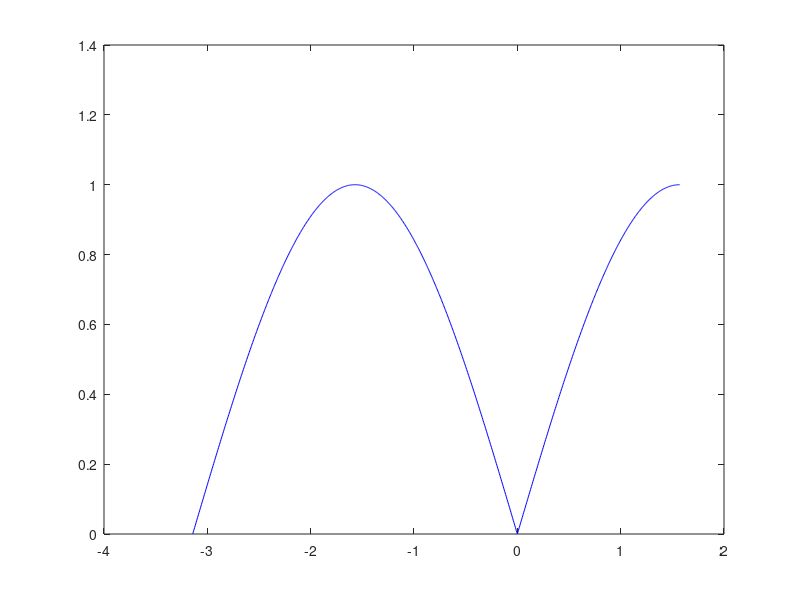
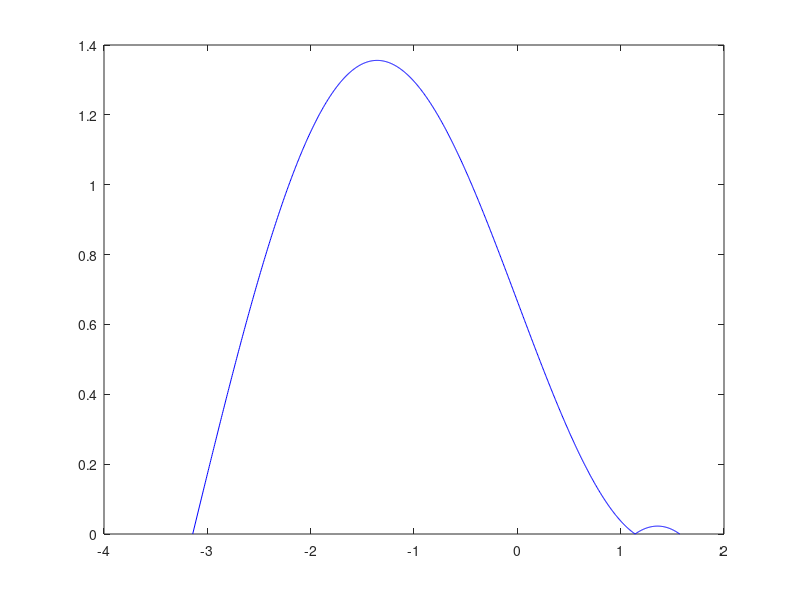
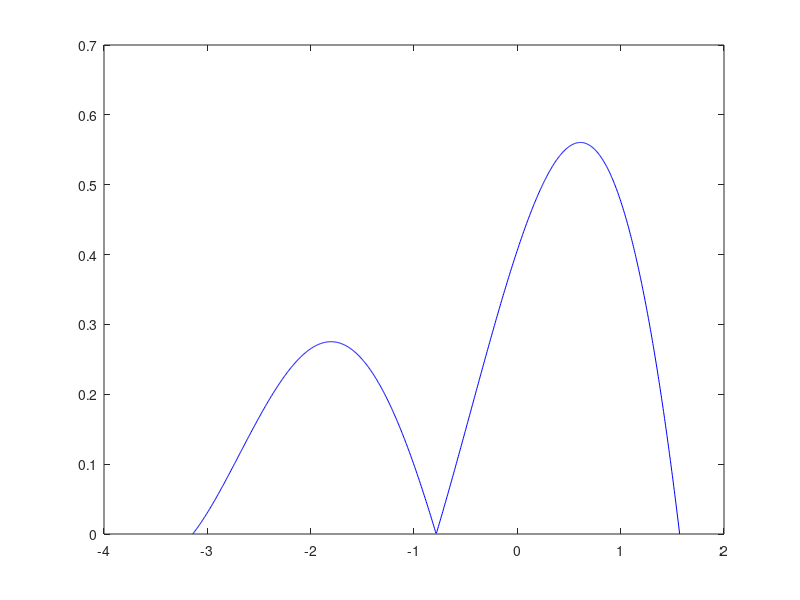
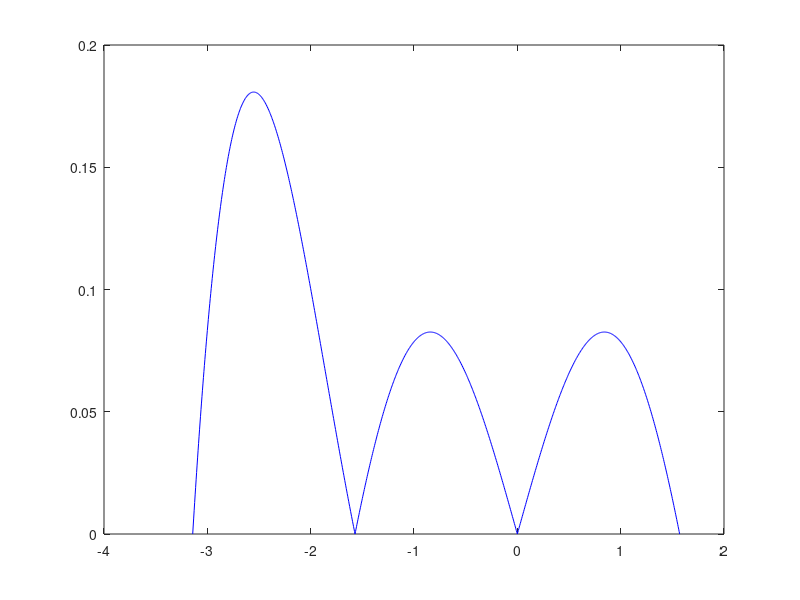

Source code (MATLAB) for these figures, in order:
clear all;
folder = 'second';
% Интервал [a,b]
a = -pi;
b = pi/2;
k = 1000; % Количество точек
h = (b - a) / (k - 1); % Шаг
x = a : h : b; % Массив точек
y = sin(x); % Функция
xN(1) = x(1);
yN(1) = y(1);
m = 15;
for i = 1 : m
    W = vander(xN);
    A = inv(W) * yN';
    P = polyval(A, x);
    pogr(i) = max(abs(y - P));
    hx = (b - a) / i;
    for j = 1 : i
        xN(j + 1) = xN(j) + hx;
    end
    yN = sin(xN);
    saveas(plot(x, abs(y - P), 'b'), strcat(folder, '/plot', int2str(i), '.png'));
end
saveas(plot(log10(pogr), 'r'), strcat(folder, '/pogr', '.png'));